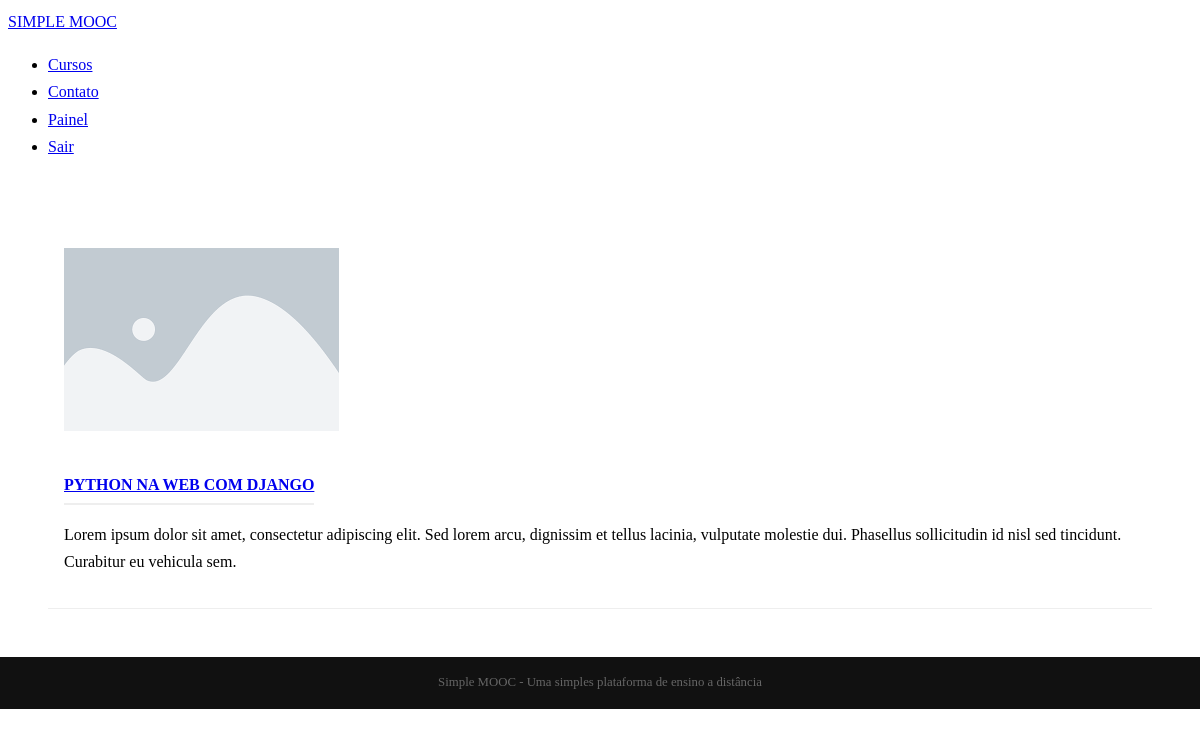
/cursos/ (signed in), run on the app's committed database.
### Simplemooc/courses/models.py (models this page shows, shortened)
class Course(models.Model):
    name = models.CharField("Nome", max_length=100)
    slug = models.SlugField('Atalho')
    description = models.TextField('Descrição simples', blank=True)
    about = models.TextField('Sobre o curso', blank=True)
    start_date = models.DateField('Data de início', blank=True, null=True)
    created_at = models.DateTimeField('Criado em', auto_now_add=True)
    updated_at = models.DateField('Editado em', auto_now=True)
    image = models.ImageField(upload_to = 'courses/images', verbose_name='Imagem', blank=True, null=True)
    objects = CourseManager() #define o método de pesquisa da tabela
    def __str__(self):
        return self.name
    def get_absolute_url(self):
        return (self.slug) #retorna o endereço dos cursos dos slugs correspondentes
    class Meta:
        verbose_name = 'Curso'
        verbose_name_plural = 'Cursos'
        ordering = ['name']

### Simplemooc/courses/views.py (the view)
# urls.py: path('', views.index, name = 'index'),
def index(request):
    courses = Course.objects.all() #Possui todos os objetos da tabela Course
    template_name = 'courses/index.html'
    context = {
        'courses' : courses #Adiciona course ao contexto do template
    }
    return render(request, template_name, context)

### Simplemooc/courses/templates/courses/index.html (shortened to what this page needs)
{% extends 'base.html'%}
{%load static%}
{% block content%}
    {%for course in courses%}
    <div class="pure-gr content-ribbon">
        <div class="pure-u-1-3">
            <div class="l-box">
                <a href="{{course.get_absolute_url}}">
                    {% if course.image%}
                    <img src="{{course.image.url}}" alt="{{course}}"></a>
                    {% else%}
                    <img src="{%static 'img/placeholder.png'%}">
                    {%endif%}
            </div>
        </div>
        <div class="pure-u-2-3">
            <div class="l-box">
                <h4 class="content-subhead"><a href="{{course.get_absolute_url}}">
                	{{course}}
                </a></h4>
                {{course.description|linebreaks}}
            </div>
        </div>
    </div>
    {%endfor%}
{% endblock %}

### Simplemooc/core/static/css/styles.css (style rules this page uses)
* { -webkit-box-sizing: border-box; -moz-box-sizing: border-box; box-sizing: border-box; }
body { margin: 0 auto; line-height: 1.7em; }
.l-box { padding: 1em; }
.content .content-subhead { color: #999; padding-bottom: 0.3em; text-transform: uppercase; margin: 0; border-bottom: 2px solid #eee; display: inline-block; }
.content .content-ribbon { margin: 3em; border-bottom: 1px solid #eee; }

### data on the page
Course: name "PYTHON NA WEB COM DJANGO", description "Lorem ipsum dolor sit amet, consectetur adipiscing elit. Sed lorem arcu, dignissim et tellus lacinia, vulputate molestie dui. Phasellus sollicitudin id nisl sed tincidunt. Curabitur eu vehicula sem."
